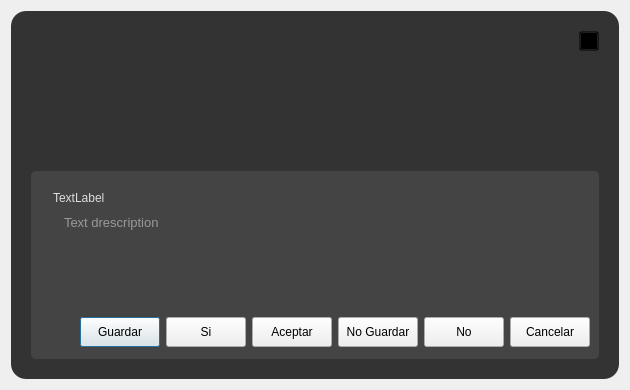
<?xml version="1.0" encoding="UTF-8"?>
<ui version="4.0">
 <class>DialogMsg</class>
 <widget class="QDialog" name="DialogMsg">
  <property name="enabled">
   <bool>true</bool>
  </property>
  <property name="geometry">
   <rect>
    <x>0</x>
    <y>0</y>
    <width>621</width>
    <height>390</height>
   </rect>
  </property>
  <property name="sizePolicy">
   <sizepolicy hsizetype="MinimumExpanding" vsizetype="MinimumExpanding">
    <horstretch>0</horstretch>
    <verstretch>0</verstretch>
   </sizepolicy>
  </property>
  <property name="windowTitle">
   <string>Dialog</string>
  </property>
  <property name="styleSheet">
   <string notr="true">/*Colores primarios*/
/* 
gris oscuro		#222222		#333333		#444444
gris claro 		#999999		#DDDDDD
verde claro						#C8CC8E
vinotinto  						#742427
*/
/*Colores secundarios */
/* 
Azules  		#36C9C6		#00BDB9	#77ACA2
rojos		 	#910D3F		#C70039		#F94646
naranjas 		#D34E24		#F28123		#F7F052
*/

/* Funetes/*

/*
italic:				font: italic 9pt &quot;Ubuntu&quot;;
regular:			font: 9pt &quot;Ubuntu&quot;;
light:				font: 300 9pt &quot;Ubuntu&quot;;
medium:			font: 500 9pt &quot;Ubuntu&quot;;
bold:				font: 700 9pt &quot;Ubuntu&quot;;
*/

/****************************************************************************************************************************************************/



QFrame#frame_dialog{
	background-color: #333333;
	border-radius:15px;
}

QFrame#frame_content{
	background-color: #444444;
	border-radius:5px;
}


QLabel#label_text{
	font: 300 10pt &quot;Ubuntu&quot;;
	color: #DDDDDD;
margin-left: 10px;
}
QTextBrowser#textBrowser_description{
	background-color: transparent;
	font: 300 10pt &quot;Ubuntu&quot;;
	color: #999999;
	margin-left: 20px;
	border: none;
}



QToolButton#toolButton_exit{
background-color: transparent;
}

QPushButton[style_msn_button=&quot;1&quot;]{
font: 500 9pt &quot;Ubuntu&quot;;
}




/*◘◘◘◘◘◘◘◘◘◘◘◘◘◘◘◘◘◘           QPushButton           ◘◘◘◘◘◘◘◘◘◘◘◘◘◘◘◘◘◘◘◘◘◘◘*/




QPushButton[QPushButtonStyle=&quot;1&quot;]{
font: 500 10pt &quot;Ubuntu&quot;;
color: #222222;
background-color: #77ACA2;
border: none;
padding: 6px 25px;
border-radius: 8px ;
}
QPushButton[QPushButtonStyle=&quot;1&quot;]:hover{
background-color: #36C9C6;
}



/*****************************************/
QPushButton[QPushButtonStyle=&quot;2&quot;]{
font: 500 10pt &quot;Ubuntu&quot;;
color: #DDDDDD;
background-color: #910D3F;
border: none;
padding: 6px 5px;
border-radius: 8px ;
}
QPushButton[QPushButtonStyle=&quot;2&quot;]:hover{
background-color: #C70039;
}



/*****************************************/
QPushButton[QPushButtonStyle=&quot;3&quot;]{
font: 500 10pt &quot;Ubuntu&quot;;
color: #222222;
background-color: #999999;
border: none;
padding: 6px 5px;
border-radius: 8px ;
}
QPushButton[QPushButtonStyle=&quot;3&quot;]:hover{
background-color: #DDDDDD;
}


</string>
  </property>
  <layout class="QHBoxLayout" name="horizontalLayout">
   <item>
    <widget class="QFrame" name="frame_dialog">
     <property name="sizePolicy">
      <sizepolicy hsizetype="MinimumExpanding" vsizetype="MinimumExpanding">
       <horstretch>0</horstretch>
       <verstretch>0</verstretch>
      </sizepolicy>
     </property>
     <property name="frameShape">
      <enum>QFrame::StyledPanel</enum>
     </property>
     <property name="frameShadow">
      <enum>QFrame::Raised</enum>
     </property>
     <layout class="QVBoxLayout" name="verticalLayout_2">
      <property name="spacing">
       <number>0</number>
      </property>
      <property name="leftMargin">
       <number>20</number>
      </property>
      <property name="topMargin">
       <number>20</number>
      </property>
      <property name="rightMargin">
       <number>20</number>
      </property>
      <property name="bottomMargin">
       <number>20</number>
      </property>
      <item>
       <layout class="QHBoxLayout" name="horizontalLayout_4">
        <item>
         <spacer name="horizontalSpacer_4">
          <property name="orientation">
           <enum>Qt::Horizontal</enum>
          </property>
          <property name="sizeHint" stdset="0">
           <size>
            <width>40</width>
            <height>20</height>
           </size>
          </property>
         </spacer>
        </item>
        <item>
         <widget class="QToolButton" name="toolButton_exit">
          <property name="sizePolicy">
           <sizepolicy hsizetype="Fixed" vsizetype="Maximum">
            <horstretch>0</horstretch>
            <verstretch>0</verstretch>
           </sizepolicy>
          </property>
          <property name="minimumSize">
           <size>
            <width>20</width>
            <height>20</height>
           </size>
          </property>
          <property name="maximumSize">
           <size>
            <width>20</width>
            <height>20</height>
           </size>
          </property>
          <property name="font">
           <font>
            <family>Ubuntu</family>
            <pointsize>9</pointsize>
            <italic>false</italic>
            <bold>false</bold>
           </font>
          </property>
          <property name="styleSheet">
           <string notr="true"/>
          </property>
          <property name="text">
           <string/>
          </property>
          <property name="icon">
           <iconset>
            <normaloff>../resources/iconos/iconos_consola/exit.svg</normaloff>../resources/iconos/iconos_consola/exit.svg</iconset>
          </property>
          <property name="iconSize">
           <size>
            <width>15</width>
            <height>15</height>
           </size>
          </property>
          <property name="toolButtonStyle">
           <enum>Qt::ToolButtonIconOnly</enum>
          </property>
         </widget>
        </item>
       </layout>
      </item>
      <item>
       <layout class="QHBoxLayout" name="horizontalLayout_3">
        <property name="bottomMargin">
         <number>20</number>
        </property>
        <item>
         <spacer name="horizontalSpacer_2">
          <property name="orientation">
           <enum>Qt::Horizontal</enum>
          </property>
          <property name="sizeHint" stdset="0">
           <size>
            <width>40</width>
            <height>20</height>
           </size>
          </property>
         </spacer>
        </item>
        <item>
         <widget class="QLabel" name="label_icon">
          <property name="sizePolicy">
           <sizepolicy hsizetype="Fixed" vsizetype="Fixed">
            <horstretch>0</horstretch>
            <verstretch>0</verstretch>
           </sizepolicy>
          </property>
          <property name="minimumSize">
           <size>
            <width>0</width>
            <height>100</height>
           </size>
          </property>
          <property name="maximumSize">
           <size>
            <width>100</width>
            <height>100</height>
           </size>
          </property>
          <property name="text">
           <string/>
          </property>
          <property name="pixmap">
           <pixmap>../resources/iconos/iconos_msg/question.svg</pixmap>
          </property>
          <property name="scaledContents">
           <bool>true</bool>
          </property>
         </widget>
        </item>
        <item>
         <spacer name="horizontalSpacer_3">
          <property name="orientation">
           <enum>Qt::Horizontal</enum>
          </property>
          <property name="sizeHint" stdset="0">
           <size>
            <width>40</width>
            <height>20</height>
           </size>
          </property>
         </spacer>
        </item>
       </layout>
      </item>
      <item>
       <widget class="QFrame" name="frame_content">
        <property name="sizePolicy">
         <sizepolicy hsizetype="MinimumExpanding" vsizetype="MinimumExpanding">
          <horstretch>0</horstretch>
          <verstretch>0</verstretch>
         </sizepolicy>
        </property>
        <property name="minimumSize">
         <size>
          <width>0</width>
          <height>0</height>
         </size>
        </property>
        <property name="maximumSize">
         <size>
          <width>16777215</width>
          <height>16777215</height>
         </size>
        </property>
        <property name="frameShape">
         <enum>QFrame::StyledPanel</enum>
        </property>
        <property name="frameShadow">
         <enum>QFrame::Raised</enum>
        </property>
        <layout class="QVBoxLayout" name="verticalLayout">
         <property name="topMargin">
          <number>20</number>
         </property>
         <item>
          <widget class="QLabel" name="label_text">
           <property name="sizePolicy">
            <sizepolicy hsizetype="Preferred" vsizetype="Fixed">
             <horstretch>0</horstretch>
             <verstretch>0</verstretch>
            </sizepolicy>
           </property>
           <property name="text">
            <string>TextLabel</string>
           </property>
          </widget>
         </item>
         <item>
          <widget class="QTextBrowser" name="textBrowser_description">
           <property name="sizePolicy">
            <sizepolicy hsizetype="MinimumExpanding" vsizetype="MinimumExpanding">
             <horstretch>0</horstretch>
             <verstretch>0</verstretch>
            </sizepolicy>
           </property>
           <property name="maximumSize">
            <size>
             <width>16777215</width>
             <height>100</height>
            </size>
           </property>
           <property name="html">
            <string>&lt;!DOCTYPE HTML PUBLIC &quot;-//W3C//DTD HTML 4.0//EN&quot; &quot;http://www.w3.org/TR/REC-html40/strict.dtd&quot;&gt;
&lt;html&gt;&lt;head&gt;&lt;meta name=&quot;qrichtext&quot; content=&quot;1&quot; /&gt;&lt;meta charset=&quot;utf-8&quot; /&gt;&lt;style type=&quot;text/css&quot;&gt;
p, li { white-space: pre-wrap; }
hr { height: 1px; border-width: 0; }
li.unchecked::marker { content: &quot;\2610&quot;; }
li.checked::marker { content: &quot;\2612&quot;; }
&lt;/style&gt;&lt;/head&gt;&lt;body style=&quot; font-family:'Ubuntu'; font-size:10pt; font-weight:300; font-style:normal;&quot;&gt;
&lt;p style=&quot; margin-top:0px; margin-bottom:0px; margin-left:0px; margin-right:0px; -qt-block-indent:0; text-indent:0px;&quot;&gt;Text drescription&lt;/p&gt;&lt;/body&gt;&lt;/html&gt;</string>
           </property>
          </widget>
         </item>
         <item>
          <layout class="QHBoxLayout" name="horizontalLayout_2">
           <property name="sizeConstraint">
            <enum>QLayout::SetMinAndMaxSize</enum>
           </property>
           <item>
            <spacer name="horizontalSpacer">
             <property name="orientation">
              <enum>Qt::Horizontal</enum>
             </property>
             <property name="sizeHint" stdset="0">
              <size>
               <width>40</width>
               <height>20</height>
              </size>
             </property>
            </spacer>
           </item>
           <item>
            <widget class="QPushButton" name="pushButton_save">
             <property name="minimumSize">
              <size>
               <width>0</width>
               <height>30</height>
              </size>
             </property>
             <property name="maximumSize">
              <size>
               <width>120</width>
               <height>30</height>
              </size>
             </property>
             <property name="text">
              <string>Guardar</string>
             </property>
             <property name="QPushButtonStyle" stdset="0">
              <number>1</number>
             </property>
            </widget>
           </item>
           <item>
            <widget class="QPushButton" name="pushButton_yes">
             <property name="minimumSize">
              <size>
               <width>0</width>
               <height>30</height>
              </size>
             </property>
             <property name="maximumSize">
              <size>
               <width>120</width>
               <height>30</height>
              </size>
             </property>
             <property name="text">
              <string>Si</string>
             </property>
             <property name="QPushButtonStyle" stdset="0">
              <number>1</number>
             </property>
            </widget>
           </item>
           <item>
            <widget class="QPushButton" name="pushButton_accept">
             <property name="sizePolicy">
              <sizepolicy hsizetype="Minimum" vsizetype="Fixed">
               <horstretch>0</horstretch>
               <verstretch>0</verstretch>
              </sizepolicy>
             </property>
             <property name="minimumSize">
              <size>
               <width>0</width>
               <height>30</height>
              </size>
             </property>
             <property name="maximumSize">
              <size>
               <width>120</width>
               <height>30</height>
              </size>
             </property>
             <property name="text">
              <string>Aceptar</string>
             </property>
             <property name="style_msn_button" stdset="0">
              <number>1</number>
             </property>
             <property name="QPushButtonStyle" stdset="0">
              <number>1</number>
             </property>
            </widget>
           </item>
           <item>
            <widget class="QPushButton" name="pushButton_notSave">
             <property name="minimumSize">
              <size>
               <width>0</width>
               <height>30</height>
              </size>
             </property>
             <property name="maximumSize">
              <size>
               <width>120</width>
               <height>30</height>
              </size>
             </property>
             <property name="text">
              <string>No Guardar</string>
             </property>
             <property name="QPushButtonStyle" stdset="0">
              <number>2</number>
             </property>
            </widget>
           </item>
           <item>
            <widget class="QPushButton" name="pushButton_not">
             <property name="minimumSize">
              <size>
               <width>0</width>
               <height>30</height>
              </size>
             </property>
             <property name="maximumSize">
              <size>
               <width>120</width>
               <height>30</height>
              </size>
             </property>
             <property name="text">
              <string>     No     </string>
             </property>
             <property name="QPushButtonStyle" stdset="0">
              <number>2</number>
             </property>
            </widget>
           </item>
           <item>
            <widget class="QPushButton" name="pushButton_cancel">
             <property name="minimumSize">
              <size>
               <width>0</width>
               <height>30</height>
              </size>
             </property>
             <property name="maximumSize">
              <size>
               <width>120</width>
               <height>30</height>
              </size>
             </property>
             <property name="text">
              <string>  Cancelar  </string>
             </property>
             <property name="QPushButtonStyle" stdset="0">
              <number>3</number>
             </property>
            </widget>
           </item>
          </layout>
         </item>
        </layout>
       </widget>
      </item>
     </layout>
    </widget>
   </item>
  </layout>
 </widget>
 <resources/>
 <connections/>
</ui>
